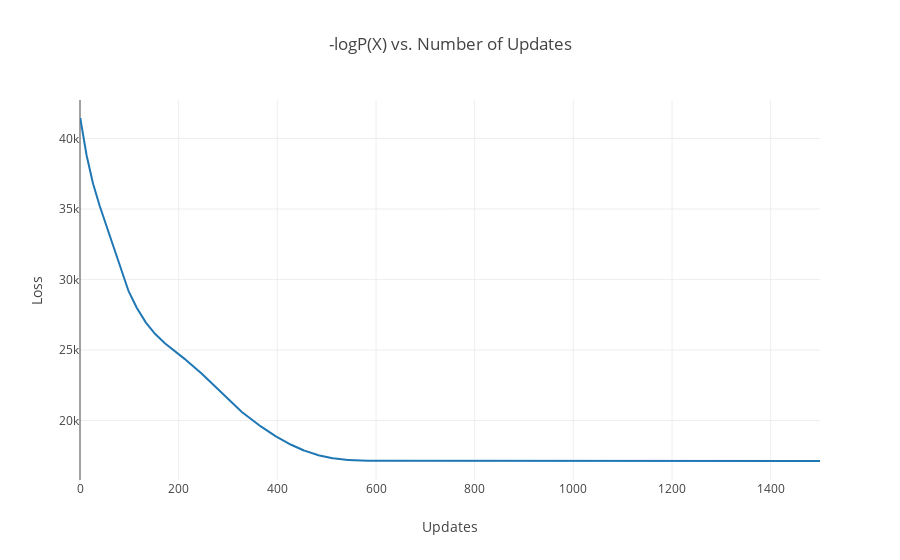

This figure's notebook cell:
### Markdown cell above
### Plot loss vs number of updates

### Code cell
def loss_IGraph(loss):
    # Define data to plot
    trace = go.Scatter(
        x = range(loss.shape[0]),
        y = loss
    )
    data = go.Data([trace])
    
    # Define layout
    layout = go.Layout(
        title = '-logP(X) vs. Number of Updates',
        xaxis = {'title': 'Updates'},
        yaxis = {'title': 'Loss'}
    )
    
    # Define figure
    figure = go.Figure(data=data, layout=layout)
    
    # Generate plot
    py.iplot(figure, filename='/ECE521: A3/Q2: Mixture of Gaussians/Q2.2_MoG_loss', sharing='private')
    return pyo.iplot(figure)

# Generate loss function graph
figure = loss_IGraph(results_2_2_2[0]['train_loss'])

### Figure 1 — Plotly figure (JSON) as saved in the notebook; plotly's stock layout.template omitted (floating-point values rounded to 4 significant figures; data arrays with more than 128 entries replaced by an {"elided": "..."} marker saying what was removed)
{"data": [{"type": "scatter", "x": {"elided": "1501 int values"}, "y": {"elided": "1501 float values"}}], "layout": {"title": "-logP(X) vs. Number of Updates", "xaxis": {"title": "Updates"}, "yaxis": {"title": "Loss"}}}
